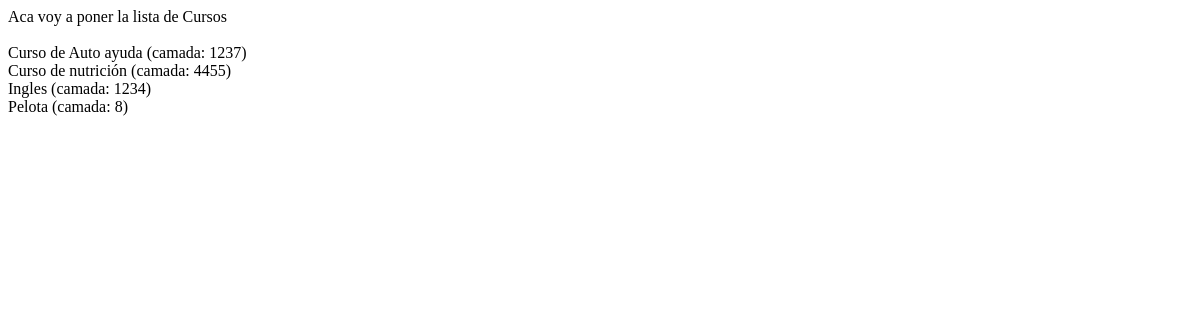
The app's page /blogcoder/cursos-lista/, older data.
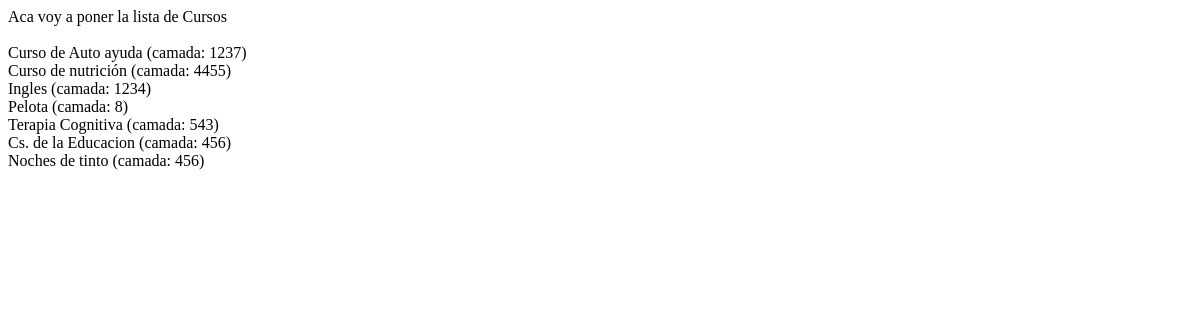
The same page, newer data.
### blogcoder/models.py (models this page shows, shortened)
class Curso(models.Model):
    nombre = models.CharField(max_length=30)
    camada = models.IntegerField()
    fecha_de_inicio = models.DateField(null=True)

### blogcoder/views.py (the view)
# urls.py: path("cursos-lista/", listar_cursos),
def listar_cursos(request):
    todos_los_cursos = Curso.objects.all()
    contexto = {"cursos_encontrados": todos_los_cursos}
    return render(request, "blogcoder/listar-cursos.html", contexto)

### blogcoder/templates/blogcoder/listar-cursos.html (shortened to what this page needs)
{% for curso in cursos_encontrados %}
{{ curso.nombre }} (camada: {{curso.camada}})<br>
{% endfor %}

Row changes from the older to the newer data that the page shows:
added Curso: nombre "Terapia Cognitiva", camada "543"
added Curso: nombre "Cs. de la Educacion", camada "456"
added Curso: nombre "Noches de tinto", camada "456"
